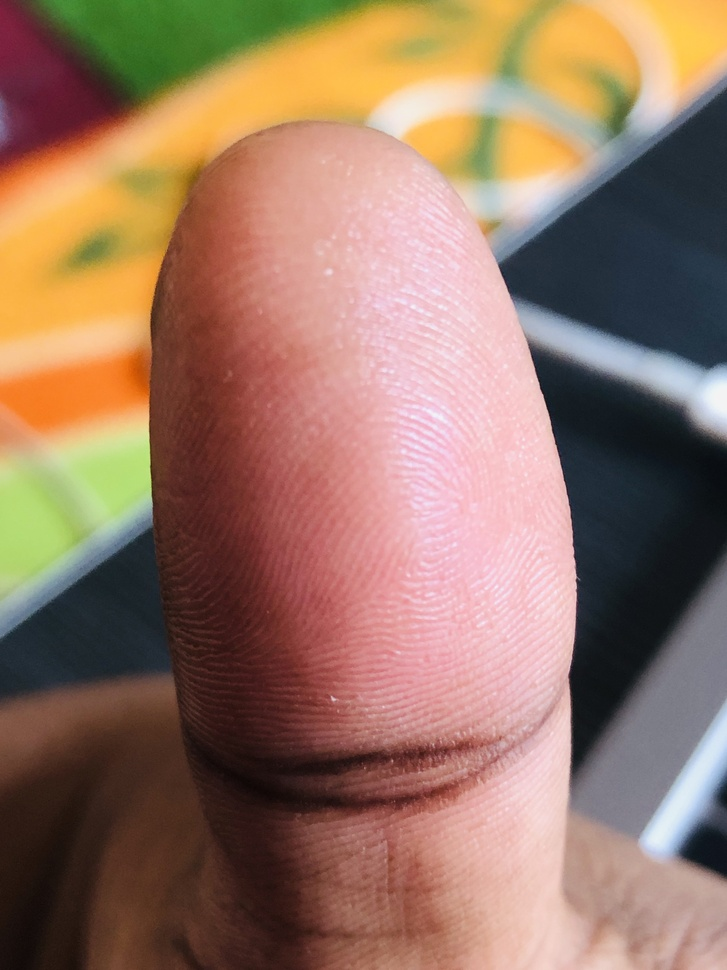
%> input picture Simulation/Project/fingerprint.jpg, 727 x 970 px, shrunk from 3024 x 4032 before the run; the run also reads 1 picture not shown here
$ octave fing2.m   (GNU Octave 9; MATLAB toolbox functions it lacks are replaced by stand-ins)
%> lines starting %> are read from the running program, lines starting %| are printed output that depends on the picture; in (x1, y1, x2, y2) boxes, pixels count from 0 and x2, y2 are one past the last pixel; in counts of white or black regions, pixels touching at a corner belong together; the program's own positions count from 1
% Full script for fingerprint recognition

% Step 1: Load the fingerprint image
fingerprintImage = imread('fingerprint.jpg');
%> fingerprintImage is the input picture: size 970x727x3 uint8; mean R, G, B 151.4, 118.1, 99.5
figure;
imshow(fingerprintImage);
title('Original Fingerprint Image');

% Step 2: Preprocess the image
grayImage = rgb2gray(fingerprintImage);
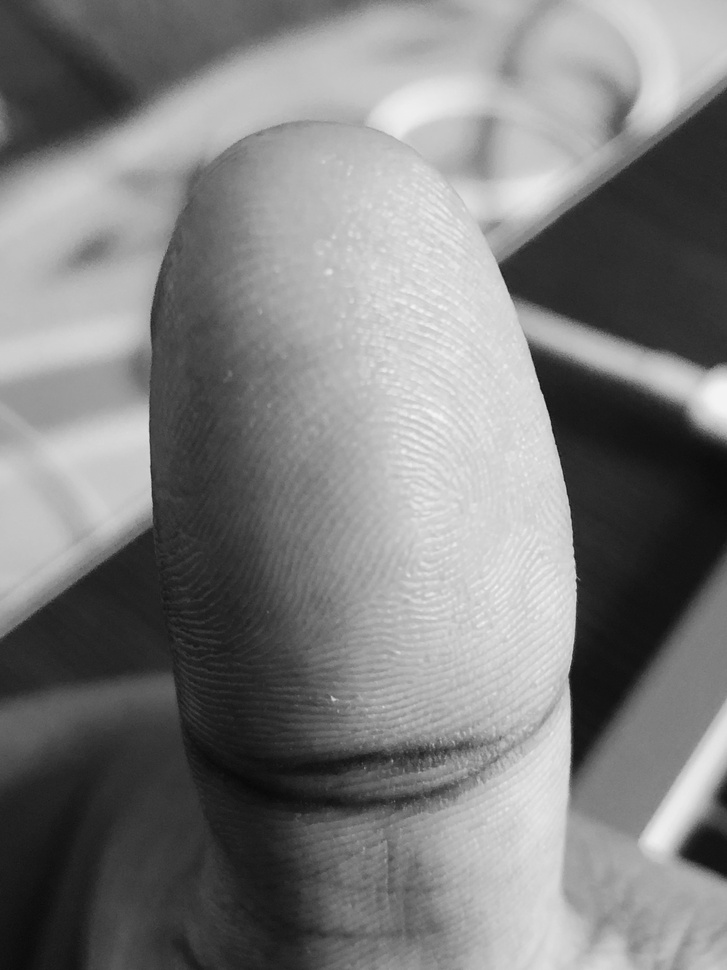
%> grayImage: size 970x727 uint8; min 7, max 244, mean 126
adjustedImage = imadjust(grayImage);
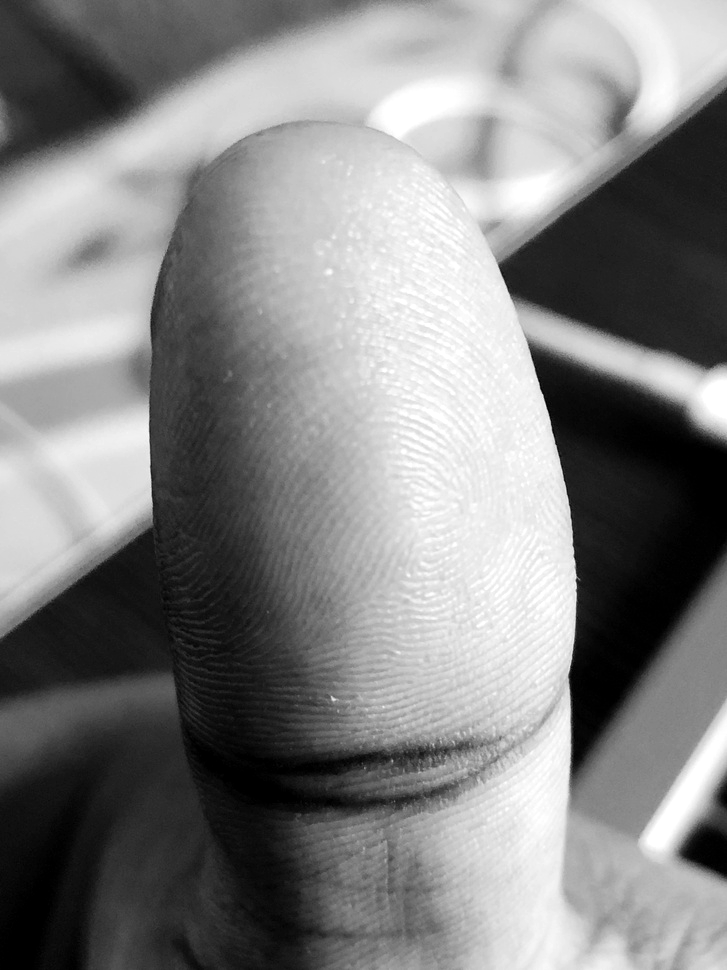
%> adjustedImage: size 970x727 uint8; min 0, max 255, mean 131.7
filteredImage = medfilt2(adjustedImage, [3 3]);

% Display preprocessed image
figure;
imshow(filteredImage);
title('Preprocessed Fingerprint Image');

% Step 3: Binarize the image
binaryImage = imbinarize(filteredImage);
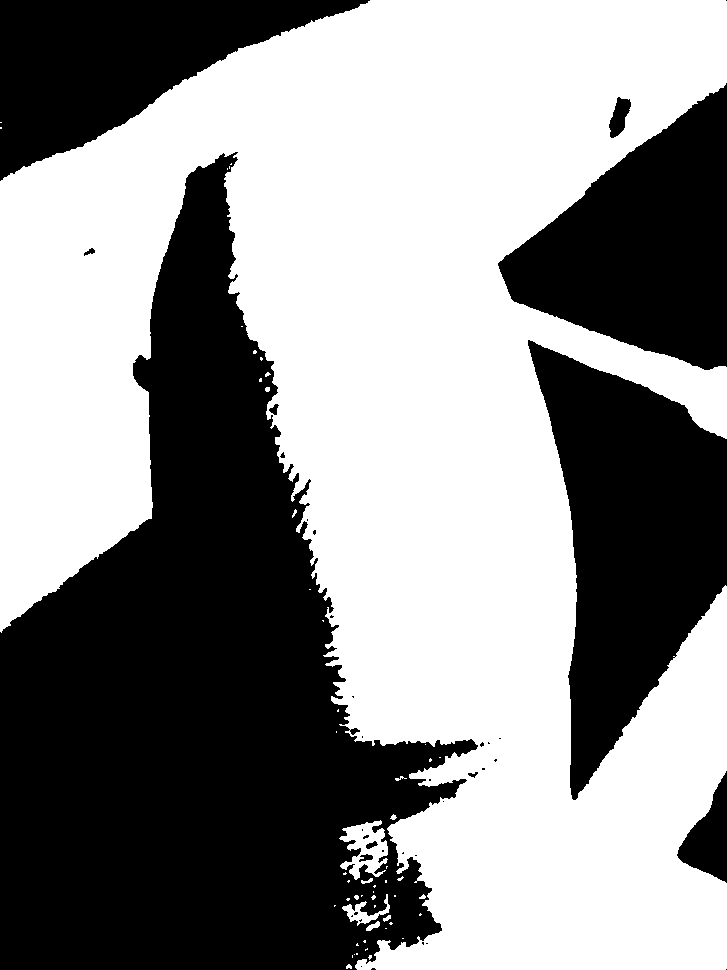
%> binaryImage: size 970x727 logical; 55.2% white; 38 black regions (27 under 20 px), largest, box (x1, y1, x2, y2) and area: (0, 152, 478, 970) 193080, (528, 340, 727, 800) 49494, (498, 83, 727, 370) 37734

% Display binary image
figure;
imshow(binaryImage);
title('Binarized Fingerprint Image');

% Step 4: Thin the image
thinImage = bwmorph(binaryImage, 'thin', Inf);
%> thinImage: size 970x727 logical; 1.4% white in thin lines or dots

% Display thinned image
figure;
imshow(thinImage);
title('Thinned Fingerprint Image');

% Step 5: Extract minutiae points
minutiae = extractMinutiae(thinImage);
%> in extractMinutiae, `minutiae.endings = bwmorph(thinImage, 'endpoints');`:
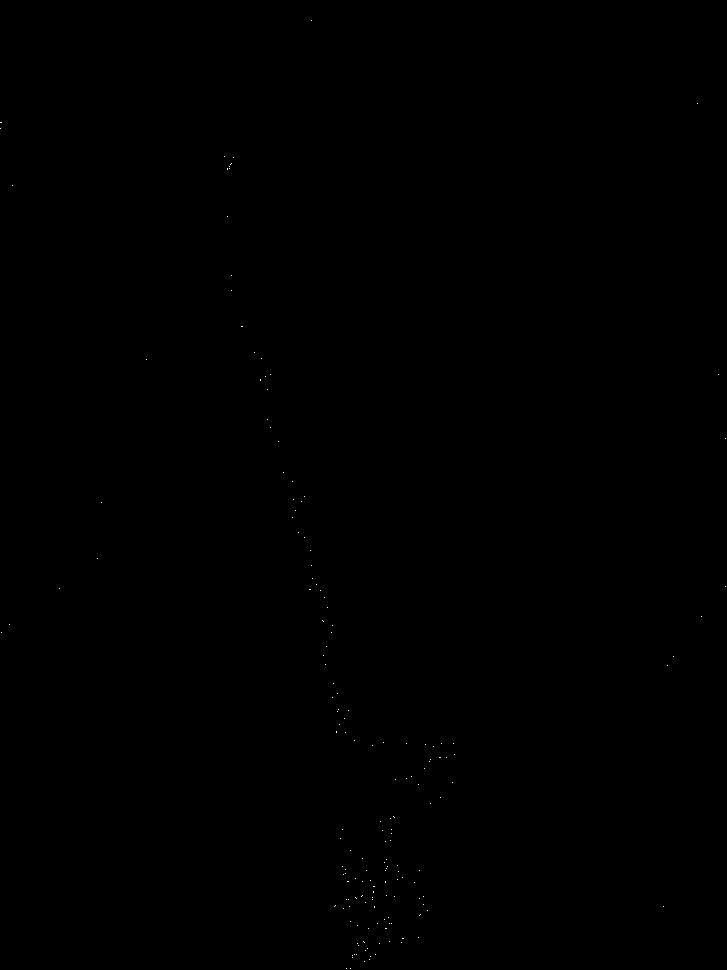
%> minutiae.endings: size 970x727 logical; 0.03% white in thin lines or dots
%> in extractMinutiae, `minutiae.bifurcations = bwmorph(thinImage, 'branchpoints');`: minutiae.bifurcations: size 970x727 logical; 0.02% white in thin lines or dots

% Display minutiae points
figure;
imshow(thinImage);
hold on;
[y, x] = find(minutiae.endings);
%> y = 195 values from 21 to 969; x = 195 values from 1 to 726
plot(x, y, 'ro'); % Endings in red
[y, x] = find(minutiae.bifurcations);
%> y = 156 values from 66 to 966; x = 156 values from 6 to 711
plot(x, y, 'go'); % Bifurcations in green
hold off;
title('Minutiae Points');
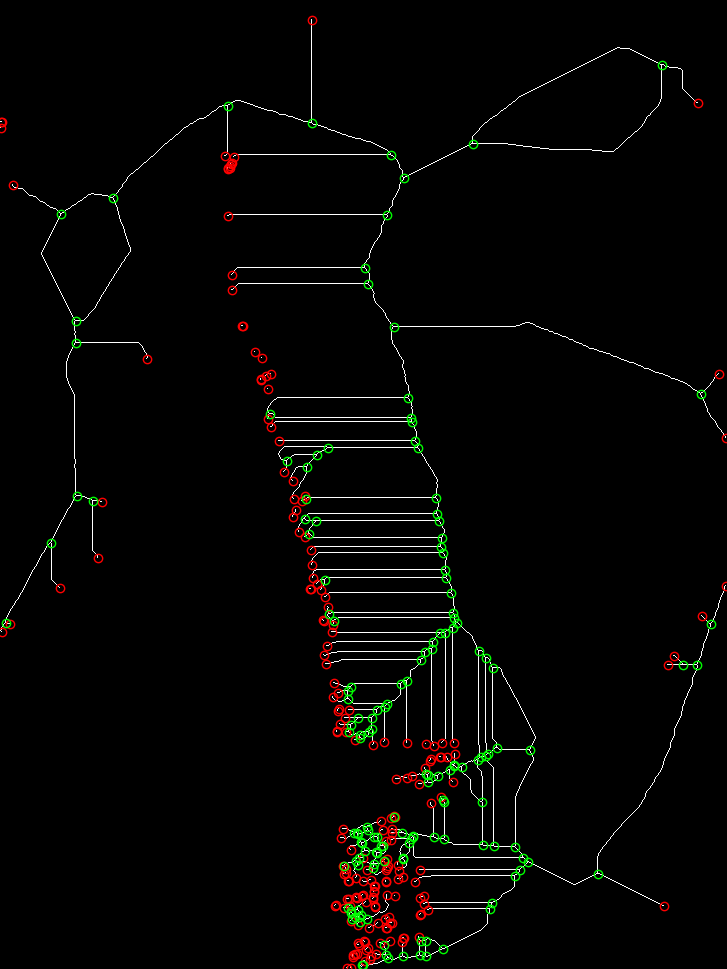
%> figure redrawn from the program's plot data; its title reads 'Minutiae Points'

% Step 6: Load another fingerprint image for matching
fingerprintImage2 = imread('fingerprint22.jpg');
grayImage2 = rgb2gray(fingerprintImage2);
adjustedImage2 = imadjust(grayImage2);
filteredImage2 = medfilt2(adjustedImage2, [3 3]);
binaryImage2 = imbinarize(filteredImage2);
thinImage2 = bwmorph(binaryImage2, 'thin', Inf);
minutiae2 = extractMinutiae(thinImage2);

% Display second fingerprint image and its minutiae points
figure;
imshow(thinImage2);
hold on;
[y2, x2] = find(minutiae2.endings);
%> y2 = 195 values from 21 to 969; x2 = 195 values from 1 to 726
plot(x2, y2, 'ro'); % Endings in red
[y2, x2] = find(minutiae2.bifurcations);
%> y2 = 156 values from 66 to 966; x2 = 156 values from 6 to 711
plot(x2, y2, 'go'); % Bifurcations in green
hold off;
title('Minutiae Points for Second Fingerprint');

% Perform matching with visualization
tolerance = 15; % Set a tolerance value for matching
angleStep = 5;  % Set the step for rotation in degrees
isMatch = matchFingerprints(minutiae, minutiae2, tolerance, angleStep);

if isMatch
    disp('Fingerprints match!');
else
    disp('Fingerprints do not match.');
end

% Function to extract minutiae points
function [minutiae] = extractMinutiae(thinImage)
    minutiae.endings = bwmorph(thinImage, 'endpoints');
    minutiae.bifurcations = bwmorph(thinImage, 'branchpoints');
end

% Function to match fingerprints with visualization
function isMatch = matchFingerprints(minutiae1, minutiae2, tolerance, angleStep)
%> called with tolerance = 15, angleStep = 5
    [y1, x1] = find(minutiae1.endings);
%> y1 = 195 values from 21 to 969; x1 = 195 values from 1 to 726
    [y2, x2] = find(minutiae2.endings);
%> y2 = 195 values from 21 to 969; x2 = 195 values from 1 to 726

    x1 = x1 - mean(x1);
%> x1 = 195 values from -350.6 to 374.4
    y1 = y1 - mean(y1);
%> y1 = 195 values, max 255.1 at index 80, min -692.9 at index 46, mean -6.53e-14
    x2 = x2 - mean(x2);
%> x2 = 195 values from -350.6 to 374.4
    y2 = y2 - mean(y2);
%> y2 has the same summary as y1

    isMatch = false;
    figure;

    for angle = 0:angleStep:360
        theta = deg2rad(angle);
        rotationMatrix = [cos(theta) -sin(theta); sin(theta) cos(theta)];
        rotatedMinutiae2 = rotationMatrix * [x2'; y2'];

        distances = pdist2([x1 y1], rotatedMinutiae2');
        matchCount = sum(min(distances, [], 2) < tolerance);

        % Visualize the matching process
        subplot(1, 2, 1);
        imshow(minutiae1.endings + minutiae1.bifurcations);
        hold on;
        plot(x1 + mean(x1), y1 + mean(y1), 'ro');
        hold off;
        title('Fingerprint 1 Minutiae Points');

        subplot(1, 2, 2);
        imshow(minutiae2.endings + minutiae2.bifurcations);
        hold on;
        plot(rotatedMinutiae2(1,:) + mean(x2), rotatedMinutiae2(2,:) + mean(y2), 'go');
        hold off;
        title(['Fingerprint 2 Minutiae Points (Rotated ', num2str(angle), '°)']);

        drawnow;

        if matchCount > length(x1) / 2
            isMatch = true;
            break;
        end
    end
%> this loop made 1 pass
%> matchCount on pass 1: 195
%> after the loop, isMatch = true
%> `isMatch = matchFingerprints(minutiae, minutiae2, tolerance, angleStep);`:
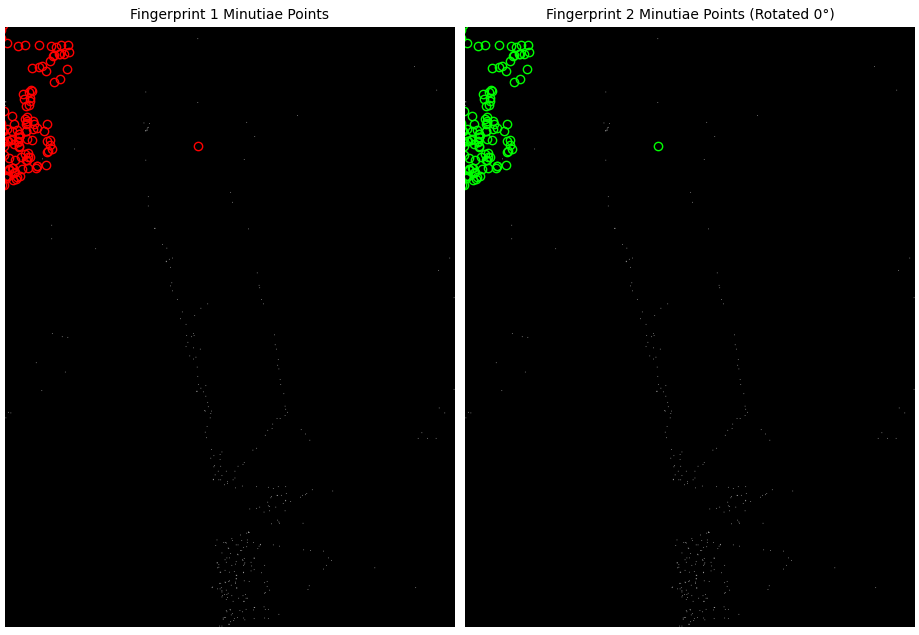
%> figure redrawn from the program's plot data, 2 panels
end
